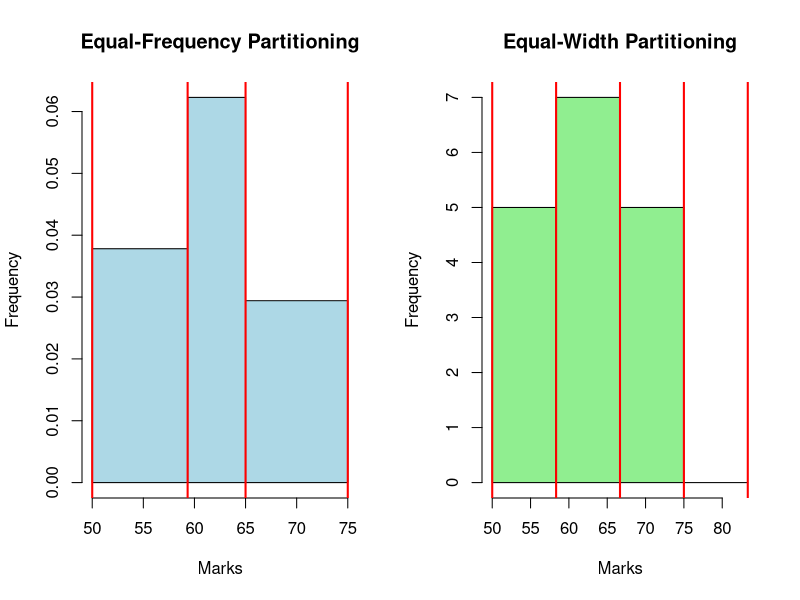

R code for this plot:
marks <- c(55, 60, 71, 63, 55, 65, 50, 55, 58, 59, 61, 63, 65, 67, 71, 72, 75)

# Calculate number of bins
num_bins <- 3

# (a) Equal-Frequency (Equi-Depth) Partitioning
bin_breaks_eq_freq <- quantile(marks, probs = seq(0, 1, length.out = num_bins + 1))
marks_binned_eq_freq <- cut(marks, breaks = bin_breaks_eq_freq, include.lowest = TRUE)

# (b) Equal-Width Partitioning
bin_width <- (max(marks) - min(marks)) / num_bins
bin_breaks_eq_width <- seq(min(marks), max(marks) + bin_width, by = bin_width)
marks_binned_eq_width <- cut(marks, breaks = bin_breaks_eq_width, include.lowest = TRUE)

# Plot histograms
par(mfrow = c(1, 2))  # Set up a 1x2 grid for two histograms

hist(marks, breaks = bin_breaks_eq_freq, main = "Equal-Frequency Partitioning",
     xlab = "Marks", ylab = "Frequency", col = "lightblue")
abline(v = bin_breaks_eq_freq, col = "red", lwd = 2)

hist(marks, breaks = bin_breaks_eq_width, main = "Equal-Width Partitioning",
     xlab = "Marks", ylab = "Frequency", col = "lightgreen")
abline(v = bin_breaks_eq_width, col = "red", lwd = 2)
